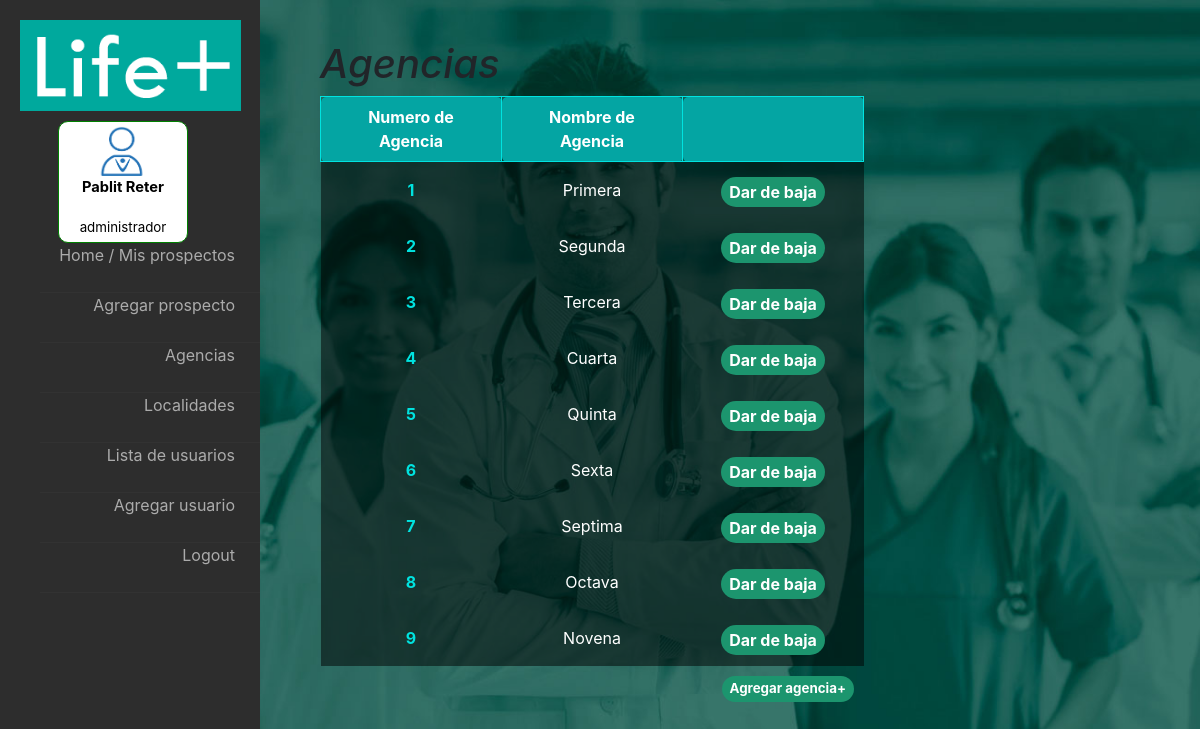
The app's page /controllers/veragencias.php (signed in) with its own data.
### tables this page shows
CREATE TABLE `agencias` (
  `id_agencia` int(5) NOT NULL,
  `nombre` varchar(50) NOT NULL,
  `habilitada` int(1) NOT NULL
);

### fw/View.php (called while the page is built)
<?php
abstract class View {
	public function render() {
		include '../html/'.get_class($this).'.php';
	}
}

### controllers/veragencias.php (called while the page is built, shortened)
<?php
require '../views/ListaAgencias.php';
$e = new Agencias;
$todos = $e->getTodas();
$v = new ListaAgencias;
$v->agencias = $todos;
$v->render();

### fw/Database.php (called while the page is built, shortened)
<?php
class Database {
	private $res;
	private $cn = false;
	private static $instance = false;
	public static function getInstance() {
		if(! self::$instance) self::$instance = new Database;
		return self::$instance;
	}
	private function connectIfNotConnected() {
		if(!$this->cn)
		$this->cn = mysqli_connect("localhost","root","","life_plus");
	}
	public function query($q) {
		$this->res = mysqli_query($this->cn,$q);
	}
	public function fetch() {
		return mysqli_fetch_assoc($this->res);
	}
	public function fetchAll() {
		$aux = array();
		while($fila = $this->fetch()) $aux[] = $fila;
		return $aux;
	}
}

### fw/Model.php (called while the page is built, shortened)
<?php
abstract class Model {
	public function __construct() {
		$this->db = Database::getInstance();
	}
}

### models/Agencias.php (called while the page is built, shortened)
<?php
class Agencias extends Model {
	public function getTodas() {
		$this->db->query("SELECT a.nombre as nombre,a.id_agencia id_agencia FROM agencias a
						  WHERE a.habilitada = 1;");
		return $this->db->fetchAll();
	}
}

### html/ListaAgencias.php (the view, shortened to what this page needs)
<?php
	if($_SESSION['id_rol'] != 1)
		include("../html/LeftMenuBase.php");
	else
		include("../html/LeftMenuAdmin.php");
 ?>
		<div id="tabla" >
			<h1>Agencias</h1>
			<table cellpadding="0" cellspacing="0">
				<thead id="cabecera_tabla">
					<th>Numero de Agencia</th>
					<th>Nombre de Agencia</th>
					<th></th>
				</thead>
				<tbody>
					<?php foreach($this->agencias as $p){ ?>
					<tr>
						<td> <a href=<?="../controllers/veragencia.php?num_agen=".$p['id_agencia']?>><?=$p['id_agencia']?></a></td>
						<td><?= $p['nombre'] ?></td>
						<td>
						<div class="div_in">
							<form onsubmit="return confirm('¿Seguro que desea dar de baja esta agencia?');" action="../controllers/bajaagencia.php" method="POST">
							<input type="submit" class="boton" value="Dar de baja" name="ok" />
							</form>
						</div>
						</td>
					</tr>
					<?php } ?>
				</tbody>
			</table>
			<form method="GET" action="../controllers/crearagencia.php"">
				<input style="cursor:pointer" class="boton" type="submit" name="agregar_agencia" value="Agregar agencia+">
			</form>
		</div>
	</div>
</body>
</html>

### css/stylehome.css (style rules this page uses)
h1 { font-style: normal; font-style: oblique; color:white; }
th { color: white; }
td a { color: #00E3E0; font-weight: bold; text-decoration-line: none; }
body { object-position: : center; font-family: arial; background: url("fondo.jpg") no-repeat center; background-attachment: fixed; background-size: cover; height: 100vh; }
#tabla { margin-left: 320px; margin-top: 40px; font-size: 10pt; }
#tabla th { width: 181px; color:white; background: #04A5A3; padding: 8px 2rem; border: 1px solid #00E3E0; transition: 0.2s; font-size: 16px; border-radius: 5px; }
#tabla tr { text-align: center; width: 100px; height: 30px; color:lightgrey; background: rgba(0, 0, 0, .5); padding: 8px 2rem; transition: 0.2s; font-size: 16px; }
input.boton { height: 100%; box-sizing: border-box; margin: 10px; background: #1c956e;; color: white; border-radius: 20px; font-weight: bold; display: inline; float: right; }
input { height: 70%; background: #2b3035; color: #f8f8f8; font-weight: bold; border-color: transparent; margin-left: 7px; }
td { color: white; box-sizing: border-box; border-color: aqua; text-align: center; }
div.div_in { margin: 5px; box-sizing: border-box; display: inline-block; height: 40px; }

### records on screen
agencias: id_agencia "1", nombre "Primera"
agencias: id_agencia "2", nombre "Segunda"
agencias: id_agencia "3", nombre "Tercera"
agencias: id_agencia "4", nombre "Cuarta"
agencias: id_agencia "5", nombre "Quinta"
agencias: id_agencia "6", nombre "Sexta"
agencias: id_agencia "7", nombre "Septima"
agencias: id_agencia "8", nombre "Octava"
agencias: id_agencia "9", nombre "Novena"

### other values on screen
$_SESSION['nombre_legajo'] "Pablit"
$_SESSION['apellido_legajo'] "Reter"
$_SESSION['nombre_rol'] "administrador"
